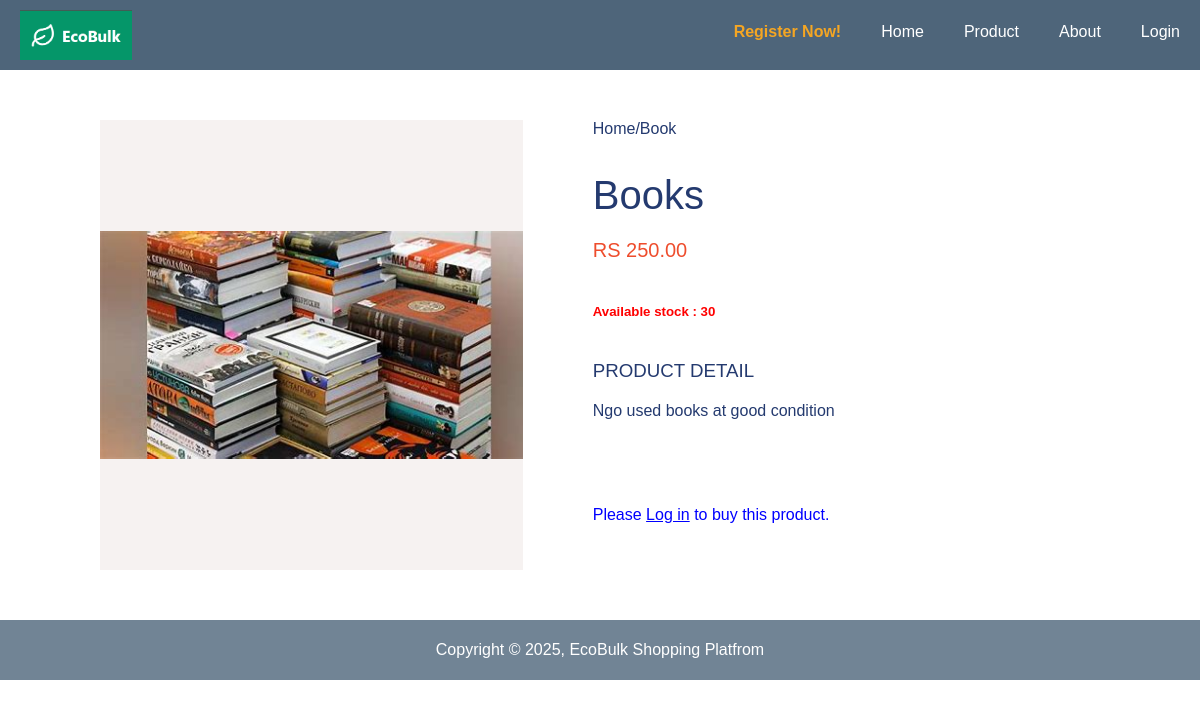
/visitor/product_detail.php?pid=FCU_44610, run on the app's committed database.
### tables this page shows
CREATE TABLE `product` (
  `id` varchar(255) NOT NULL,
  `title` varchar(100) NOT NULL,
  `category` varchar(100) NOT NULL DEFAULT 'All Product',
  `quantity` int(10) NOT NULL,
  `price` double(10,2) NOT NULL,
  `image` varchar(255) NOT NULL,
  `description` varchar(600) NOT NULL,
  `status` varchar(100) DEFAULT 'Pending',
  `seller_id` varchar(255) DEFAULT NULL,
  `reason` varchar(255) DEFAULT NULL,
  `shelf` varchar(10) DEFAULT 'on',
  `seller_username` varchar(255) DEFAULT NULL
);

### visitor/product_detail.php (the view, shortened to what this page needs)
<?php
include('../config.php');
if(isset($_GET['pid'])){
    $pid=$_GET['pid'];
    $sql="select product.*, category.name from product left join category on product.category=category.ID where product.id='$pid'";
    $result=$conn->query($sql);
}
?>
<!DOCTYPE html>
<html lang="en">
<link rel="stylesheet" href="../css/menu.css">
<link rel="stylesheet" href="https://cdnjs.cloudflare.com/ajax/libs/font-awesome/4.7.0/css/font-awesome.min.css">
</head>
<head>
</head>
<body onload="fScrollMove('div_scroll');" onunload="document.forms(0).submit()";>
<header class="header">
            <a href="#" class="logo" ><img src="../images/logo/logo.png" height="50px" alt=""></a>
      <ul class="menu">
            <li><a href="../visitor/register.php" style="color:#f5a623;font-weight:bold;margin-top:-2px;">Register Now!</a></li>
            <li><a href="../index.php" style="color:white;margin-top:-2px;">Home</a></li>
            <li><a href="../visitor/vProduct.php" style="color:white;margin-top:-2px;">Product</a></li>
            <li><a href="../visitor/about_us.php" style="color:white;margin-top:-2px;">About</a></li>
            <li><a href="../visitor/login.php" style="color:white;margin-top:-2px;">Login</a></li>
        </ul>
        </header>
<div style="background:white;">
  <?php
		     if($result->num_rows>0){
		        while($row = $result->fetch_assoc() ){
             $title=$row['title'];
			       $description=$row['description'];
			       $quantity=$row['quantity'];
			       $price=$row['price'];
			       $image=$row['image'];
             $category=$row['category'];
	      ?>
  <section class="section product-detail">
    <div class="details container-md">
      <div class="left">
        <div class="main">
          <img src="../images/<?php echo $image; ?>" alt="">
        </div>
      </div>
      <div class="right">
        <span>Home/<?php echo $category; ?></span>
        <h1><?php echo $title; ?></h1>
        <div class="price">RS <?php echo $price; ?></div>
        <form>
          <div>
          <h5 style="color:red;">Available stock : <?php echo $quantity; ?></h5>
          </div>
        </form>
        <form class="form" method="POST">
        <h3>Product Detail</h3>
        <p><?php echo $description; ?></p>
        <br>
        <br>
        <br>
        <p style="color:blue;">Please <a href="login.php" style="color:blue;">Log in</a> to buy this product.</p>
      </div>
    </div>
  </section>
  <?php
							}
						}
					?>
<footer>
  <p>Copyright &copy; <script>document.write(new Date().getFullYear());</script>, EcoBulk Shopping Platfrom</p>
</footer>
</body>
</html>

### css/menu.css (style rules this page uses)
body { margin: 0; padding: 0; font-family: Helvetica, sans-serif; }
a { color: white; }
.header { background-color: #4e657a; position: relative; width: 100%; z-index: 3; padding-bottom: 70px; }
.header ul { margin: 0; padding: 0; display: inline-block; list-style: none; overflow: hidden; background-color: #4e657a; }
.header li a { display: block; padding: 20px 20px; border-right: white; text-decoration: none; }
.header .logo { display: block; float: left; font-size: 3em; padding: 10px 20px; text-decoration: none; }
.header .menu { clear: both; max-height: 0; padding-top:5px; transition: max-height .2s ease-out; }
footer { text-align: center; background-color: #718495; color: #fff; padding-top: 5px; padding-bottom: 5px; position: sticky; top: 100%; width: 100%; }
@media (min-width: 60em) { .header li { float: left; } }
@media (min-width: 60em) { .header li a { padding: 20px 20px; } }
@media (min-width: 60em) { .header .menu { clear: none; float: right; max-height: none; } }

### visitor/product_detail.php (style rules this page uses)
html { width: 100%; height:100%; scroll-behavior: smooth; box-sizing: border-box; font-size:62.5%; }
body { font-family: "Poppins", sans-serif; font-size: 1.6rem; font-weight: 400; color: #243a6f; position: relative; z-index: 1; }
h1, h2, h3, h4 { font-weight: 500; }
img { max-width: 100%; }
li { list-style: none; }
.container-md { max-width: 100rem; margin: 0 auto; }
@media only screen and (max-width: 1200px) { .container-md { padding: 0 3rem; } }
.section { padding: 5rem 0 5rem 0; }
form { position: relative; z-index: 1; }
.product-detail .details { display: grid; grid-template-columns: 1fr 1.2fr; gap: 7rem; }
.product-detail .left { display: flex; flex-direction: column; }
.product-detail .left .main { text-align: center; background-color: #f6f2f1; height: 45rem; }
.product-detail .left .main img { object-fit: contain; height: 100%; }
.product-detail .right h1 { font-size: 4rem; line-height: 1.2; margin-bottom: 2rem; }
.product-detail .right .price { font-size: 600; font-size: 2rem; color:#ee4d2d; margin-bottom: 2rem; }
.product-detail .right div { display: inline-block; position: relative; z-index: 1; }
.product-detail .form { margin-bottom: 3rem; }
.product-detail h3 { text-transform: uppercase; margin-bottom: 2rem; }

### data on the page
product: image (picture), category "Book", title "Books", price "250.00", quantity "30", description "Ngo used books at good condition"
